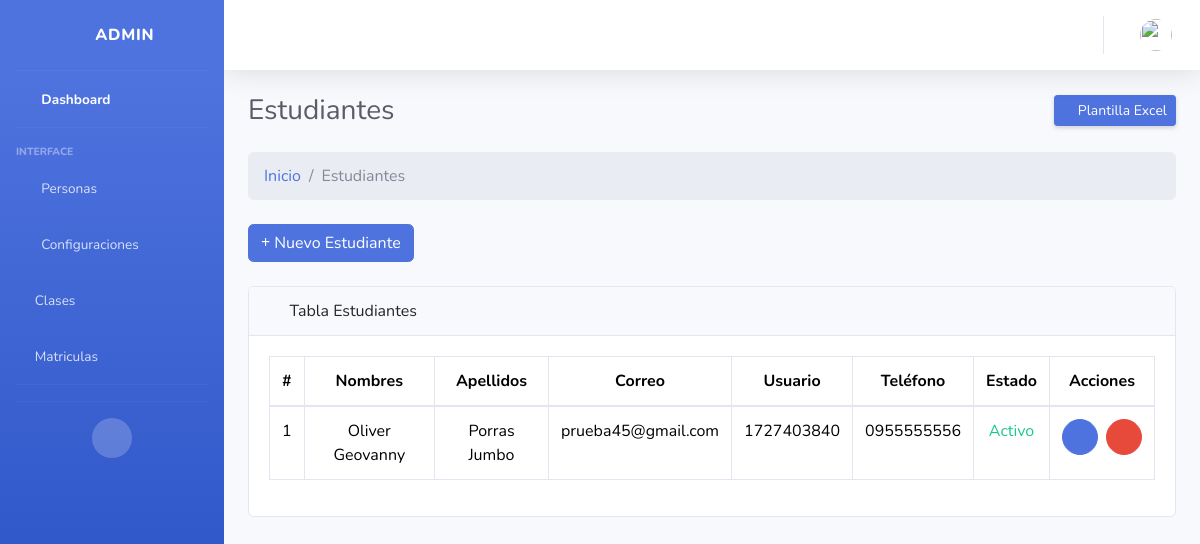
The app's page /estudiante/ (signed in) with its own data.
### Aplicaciones/core/models.py (models this page shows, shortened)
class Estudiantes(models.Model):
    est_id = models.AutoField(primary_key=True)
    fk_id_persona = models.ForeignKey(Personas,verbose_name='Persona',on_delete=models.CASCADE)
    est_contacto_emergencia = models.CharField(max_length=50,default="Null",null=True,verbose_name="Contacto de emergencia:")
    est_telefono_emergencia = models.CharField(max_length=15,default="Null",null=True,verbose_name="Teléfono de emergencia:")
    est_fotografia = models.ImageField(upload_to='estudiantes/',default=None,null=True,blank=True,verbose_name="Fotografía:")
    est_estado = models.BooleanField(default=True,verbose_name='Estado:')

class Personas(models.Model):
    per_id = models.AutoField(primary_key=True)
    fk_id_usuario = models.ForeignKey(User,verbose_name='Usuario',on_delete=models.CASCADE)
    per_segundo_nombre = models.CharField(max_length=50,default="Null",null=False,verbose_name="Segundo nombre:")
    per_segundo_apellido = models.CharField(max_length=50,default="Null",null=False,verbose_name="Segundo apellido:")
    per_fecha_nacimiento = models.DateField(
        null=True,          # permite guardar NULL en la base de datos
        blank=True,         # permite dejarlo en blanco en formularios
        verbose_name="Fecha de nacimiento:"
    )
    per_cedula = models.CharField(max_length=15,default="Null",null=False,verbose_name="Cédula:")
    per_telefono = models.CharField(max_length=15,default="Null",null=True,verbose_name="Teléfono:")
    per_fecha_actualizacion = models.DateTimeField(auto_now=True,verbose_name='Actualizado el:')

### Aplicaciones/core/views/crud_estudiante_views.py (the view)
# urls.py: path('', loguin_views.index, name='loguin_index'),
@admin_required
def index(request):
    estudiantes = Estudiantes.objects.exclude(fk_id_persona__fk_id_usuario=request.user)
    return render(request, 'estudiante/index.html', {'estudiantes': estudiantes})

### Aplicaciones/core/context_processors.py (called while the page is built, shortened)
def foto_perfil_usuario(request):
    if request.user.is_authenticated:
        try:
            persona = Personas.objects.get(fk_id_usuario=request.user)
        except Personas.DoesNotExist:
            return {'foto_perfil': None}
    return {'foto_perfil': None}

### Aplicaciones/core/templates/estudiante/index.html (shortened to what this page needs)
{% extends 'plantillas/MasterAdmin.html' %}
{% load static %}
{% block css %}
<link href="{% static 'vendor/fontawesome-free/css/all.min.css' %}" rel="stylesheet" type="text/css">
{% endblock %}
{% block content %}
<div class="container-fluid ">
  <div class="d-sm-flex align-items-center justify-content-between mb-4">
    <h1 class="h3 mb-0 text-gray-800">Estudiantes</h1>
    <a href="{% url 'descargar_plantilla_estudiantes' %}" class="d-none d-sm-inline-block btn btn-sm btn-primary shadow-sm">
      <i class="fas fa-download"></i> Plantilla Excel
    </a>
  </div>
  <ol class="breadcrumb mb-4">
    <li class="breadcrumb-item"><a href="{% url 'core_admin' %}">Inicio</a></li>
    <li class="breadcrumb-item active">Estudiantes</li>
  </ol>
  <div class="mb-4">
    <a href="{% url 'estudiante_create' %}" class="btn btn-primary"><i class="fas fa-plus"></i> Nuevo
      Estudiante
    </a>
  </div>
  <div class="card mb-4">
    <div class="card-header">
      <i class="fas fa-table me-1"></i>
      Tabla Estudiantes
    </div>
    <div class="card-body">
      <div class="table-responsive">
        <table class="table table-bordered text-center" id="tbl-estudiante" width="100%" cellspacing="0">
          <thead>
            <tr>
              <th>#</th>
              <th>Nombres</th>
              <th>Apellidos</th>
              <th>Correo</th>
              <th>Usuario</th>
              <th>Teléfono</th>
              <th>Estado</th>
              <th>Acciones</th>
            </tr>
          </thead>
          <tbody>
            {% for estudiante in estudiantes %}
              <tr>
                <td>{{ forloop.counter }}</td>
                <td>{{estudiante.fk_id_persona.fk_id_usuario.first_name}} {{estudiante.fk_id_persona.per_segundo_nombre}}</td>
                <td>{{estudiante.fk_id_persona.fk_id_usuario.last_name}} {{estudiante.fk_id_persona.per_segundo_apellido}}</td>
                <td>{{estudiante.fk_id_persona.fk_id_usuario.email}}</td>
                <td>{{estudiante.fk_id_persona.fk_id_usuario.username}}</td>
                <td>{{estudiante.fk_id_persona.per_telefono}}</td>
                {% if estudiante.est_estado %}
                  <td class="text-success">Activo</td>
                {% else %}
                  <td class="text-danger">Inactivo</td>
                {% endif %}
                <td>
                  <div class="d-flex gap-2 justify-content-center">
                    <a href="{% url 'estudiante_edit' estudiante.est_id %}" type="button" class="btn btn-sm btn-primary rounded-circle d-flex align-items-center justify-content-center" style="width: 36px; height: 36px;">
                      <span><i class="fas fa-pen"></i></span>
                    </a>
                    <a class="btn btn-sm btn-danger rounded-circle d-flex align-items-center justify-content-center" style="width: 36px; height: 36px;" data-bs-toggle="modal"
                      data-bs-target="#eliminarModal{{estudiante.est_id}}"><i class="fas fa-trash"></i>
                  </a>
                  </div>
                </td>
              </tr>
            {% empty %}
              <tr>
                <td colspan="8">No hay estudiantes registrados</td>
              </tr>
            {% endfor %}
          </tbody>
        </table>
      </div>
    </div>
  </div>
</div>
{% endblock %}

### records on screen
Estudiantes: fk_id_persona.fk_id_usuario.first_name "Oliver", fk_id_persona.per_segundo_nombre "Geovanny", fk_id_persona.fk_id_usuario.last_name "Porras", fk_id_persona.per_segundo_apellido "Jumbo", fk_id_persona.fk_id_usuario.email "prueba45@gmail.com", fk_id_persona.fk_id_usuario.username "1727403840", fk_id_persona.per_telefono "0955555556", est_estado "Activo"
